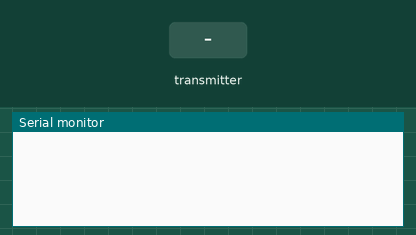
This sketch was run on a simulated ESP8266 (NodeMCU). Parts: the last lines printed to the serial monitor. Inputs (shaded band) come from the test bench.

Above: at 1.2 s.
1.3 s: the transmitter starts sending id = 0
At 1.61 s:
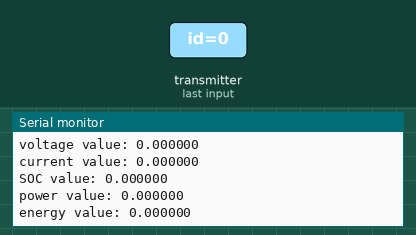
2.8 s: the transmitter starts sending voltage = 25
4.3 s: the transmitter starts sending current = 25
5.8 s: the transmitter starts sending power = 25
At 6.11 s:
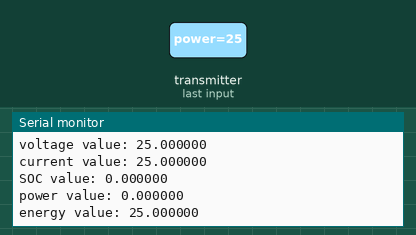

Measured:
- after the input at 1.3 s, the serial monitor: prints a new line at once (image 1)
- after the input at 5.8 s, the serial monitor: prints a new line at once (image 2)

The sketch:

espnow_to_onepoint.ino
```cpp
// (licence header left out)
#include <ESP8266WiFi.h>
#include <espnow.h>

// Structure example to receive data
// Must match the sender structure
typedef struct struct_message {
    int id;
   float voltage;
 float current;
  float power ;
  float energy;
  float SOC;
} struct_message;

// Create a struct_message called myData
struct_message myData;

// Create a structure to hold the readings from each board
struct_message board1;
struct_message board2;

// Create an array with all the structures
struct_message boardsStruct[2] = {board1, board2};

// Callback function that will be executed when data is received
void OnDataRecv(uint8_t * mac_addr, uint8_t *incomingData, uint8_t len) {
  char macStr[18];
  Serial.print("Packet received from: ");
  snprintf(macStr, sizeof(macStr), "%02x:%02x:%02x:%02x:%02x:%02x",
           mac_addr[0], mac_addr[1], mac_addr[2], mac_addr[3], mac_addr[4], mac_addr[5]);
  Serial.println(macStr);
  memcpy(&myData, incomingData, sizeof(myData));
  Serial.printf("Board ID %u: %u bytes\n", myData.id, len);
  // Update the structures with the new incoming data
   boardsStruct[myData.id-1].voltage = myData.voltage;
  boardsStruct[myData.id-1].current = myData.current;
  boardsStruct[myData.id-1].SOC = myData.SOC;
  boardsStruct[myData.id-1].energy = myData.energy;
  boardsStruct[myData.id-1].power = myData.power;
  Serial.printf("voltage value: %f \n", boardsStruct[myData.id-1].voltage);
  Serial.printf("current value: %f \n", boardsStruct[myData.id-1].current);
  Serial.printf("SOC value: %f \n", boardsStruct[myData.id-1].SOC);
  Serial.printf("power value: %f \n", boardsStruct[myData.id-1].energy);
  Serial.printf("energy value: %f \n", boardsStruct[myData.id-1].power);
  Serial.println();
}

void setup() {
  // Initialize Serial Monitor
  Serial.begin(115200);

  // Set device as a Wi-Fi Station
  WiFi.mode(WIFI_STA);
  WiFi.disconnect();

  // Init ESP-NOW
  if (esp_now_init() != 0) {
    Serial.println("Error initializing ESP-NOW");
    return;
  }

  // Once ESPNow is successfully Init, we will register for recv CB to
  // get recv packer info
  esp_now_set_self_role(ESP_NOW_ROLE_SLAVE);
  esp_now_register_recv_cb(OnDataRecv);
}

void loop(){
  // Access the variables for each board
  /*int board1X = boardsStruct[0].x;
  int board1Y = boardsStruct[0].y;
  int board2X = boardsStruct[1].x;
  int board2Y = boardsStruct[1].y;
  */
  float board1voltage=boardsStruct[0].voltage;
   float board1current=boardsStruct[0].current;
    float board1SOC=boardsStruct[0].SOC;
  float board1power=boardsStruct[0].power;
   float board1energy=boardsStruct[0].energy;

  float board2voltage=boardsStruct[1].voltage;
   float board2current=boardsStruct[1].current;
    float board2SOC=boardsStruct[1].SOC;
  float board2power=boardsStruct[1].power;
   float board2energy=boardsStruct[1].energy;

  delay(5000);
}
```
